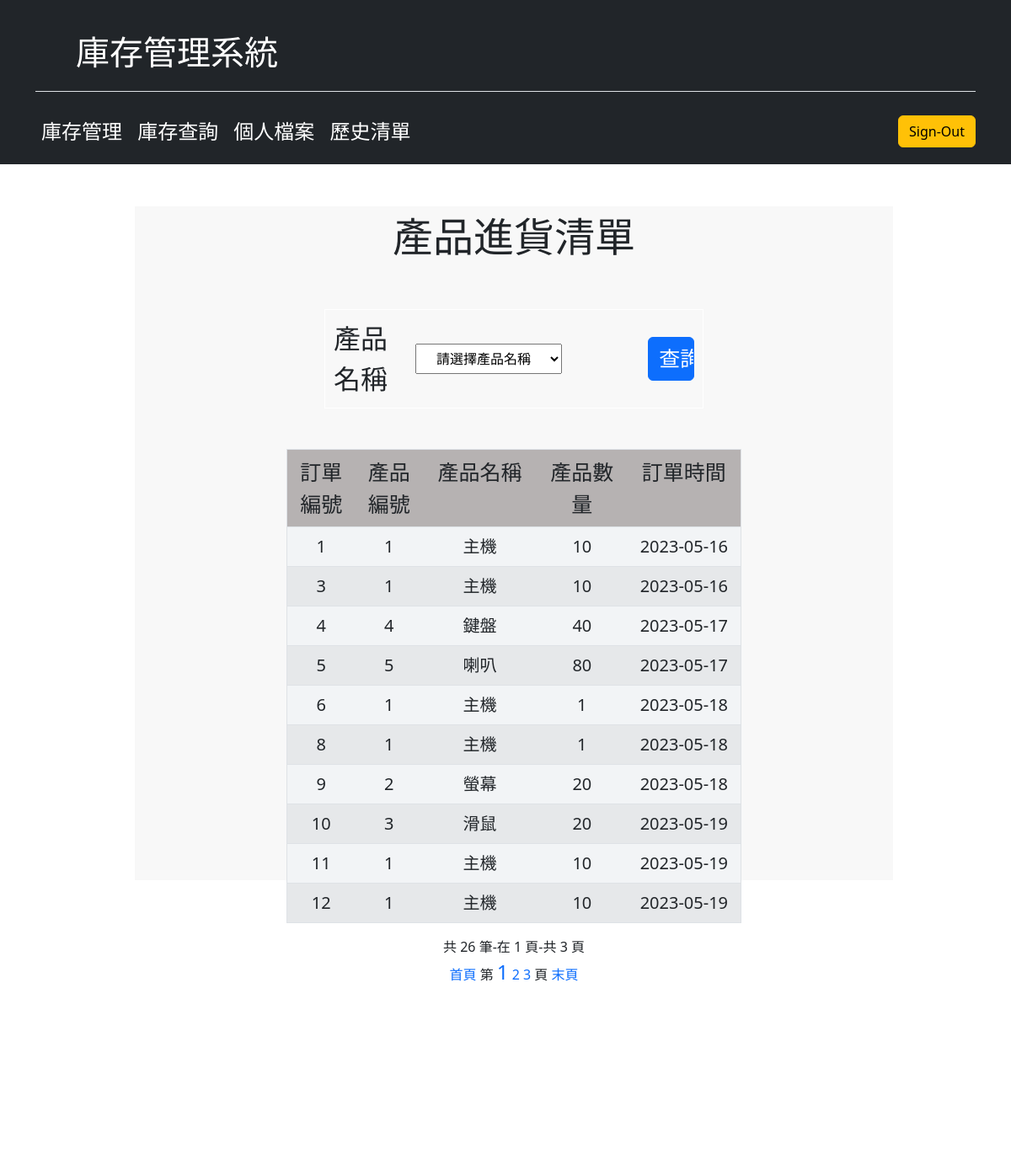
Page /record/buyrecord.php on the committed database.
### tables this page shows
CREATE TABLE `buyrecord` (
  `buy_id` int(11) NOT NULL,
  `product_id` int(11) NOT NULL,
  `buy_num` int(11) NOT NULL,
  `buy_date` date NOT NULL
);

CREATE TABLE `product` (
  `product_id` int(11) NOT NULL,
  `p_name` varchar(100) NOT NULL,
  `p_descrp` varchar(200) NOT NULL,
  `p_stock` int(11) NOT NULL
);

### record/buyrecord.php (the view, shortened to what this page needs)
<?php
include("../conn.php");
?>
<!DOCTYPE html>
<html lang="en">
<head>
  <link rel="stylesheet" href="../all.css">
</head>
<link href="../assets/dist/css/bootstrap.min.css" rel="stylesheet">
<body>
  <header class="p-3 text-bg-dark">
    <div class="container">
      <header class="d-flex flex-wrap justify-content-center py-3 mb-4 border-bottom">
        <a class="d-flex align-items-center mb-3 mb-md-0 me-md-auto link-body-emphasis text-decoration-none">
          <svg class="bi me-2" width="40" height="32">
            <use xlink:href="#bootstrap" />
          </svg>
          <span class="fs-1 " style="color:white">庫存管理系統</span>
        </a>
      </header>
    </div>
    <div class="container">
      <div class="d-flex flex-wrap align-items-center justify-content-center justify-content-lg-start row">
        <div class="col-sm-8">
          <div class="subject" onmouseover="switchMenu( this, 'subch', 'MouseOver' )" onmouseout="hideMenu()">
            <font size="5">庫存管理</font>
          </div>
          <div class="subject"><a href="../search/chose.php?sid=<?php echo $_SESSION["ID"] ?>" style="color:#FFFFFF; text-decoration:none;">
              <font size="5">庫存查詢</font>
            </a></div>
          <div class="subject"><a href="../default.php?sid=<?php echo $_SESSION["ID"] ?>" style="color:#FFFFFF; text-decoration:none;">
              <font size="5">個人檔案</font>
            </a></div>
          <div class="subject" onmouseover="switchMenu( this, 'subch_2', 'MouseOver' )" onmouseout="hideMenu()">
            <font size="5">歷史清單</font>
          </div>
        </div>
        <div class="col-sm-4">
          <div class="text-end">
            <div class="subject">
            </div>
            <div class="btn btn-warning"><a href="../system/logout.php" style="color:#000000; text-decoration:none;">Sign-Out</a></div>
          </div>
        </div>
      </div>
    </div>
  </header>
  <div class="content" align='center'>
    <div class="main">
      <div>
        <font size="10">產品進貨清單</font>
      </div>
      <div class="pform" align="center">
        <table cellpadding=10 style="border-collapse:collapse; width:50%; height:auto; table-layout:fixed;">
          <form action="./buy_filter.php?sid=<?php echo $_SESSION["ID"] ?>" method="post" align="center" style="line-height: 10px;">
            <tr>
              <td>
                <font size="6">產品名稱</font>
              </td>
              <td colspan="2"><select name="p_id" id="p_id">
                  <option value="none" selected disabled hidden>請選擇產品名稱</option>
                </select></td>
              <td width="35%">
                <div id="right"><input type="submit" value="查詢" id="btn2" class="btn btn-primary"></div>
              </td>
            </tr>
          </form>
        </table><br /><br />
        <?php
        $SQL = "SELECT * FROM buyrecord B, product P WHERE B.product_id=P.product_id";
        echo "<table class='table table-striped table table-hover' style='width:60%; height:auto;' align='center'>";
        echo "<tr class='color1' style='height:10px'>
                  <td style='width:15%;' align='center'>訂單編號</td>
                  <td style='width:15%;' align='center'>產品編號</td>
                  <td style='width:25%;' align='center'>產品名稱</td>
                  <td style='width:20%;' align='center'>產品數量</td>
                  <td style='width:25%;' align='center'>訂單時間</td>
                  </tr>";
        if ($result = mysqli_query($link, $SQL)) {
          $data_nums = mysqli_num_rows($result);
          $per = 10;
          $pages = ceil($data_nums / $per);
          if (!isset($_GET["page"])) {
            $page = 1;
          } else {
            $page = intval($_GET["page"]);
          }
          $start = ($page - 1) * $per;
          $result = mysqli_query($link, $SQL.' LIMIT '.$start.', '.$per) or die("Error");
          while ($row = mysqli_fetch_assoc($result)) {
            echo "<tr class='color3' style='height:10px'>
                      <td align='center'>" . $row["buy_id"] . "</td>
                      <td align='center'>" . $row["product_id"] . "</td>
                      <td align='center'>" . $row["p_name"] . "</td>
                      <td align='center'>" . $row["buy_num"] . "</td>
                      <td align='center'>" . $row["buy_date"] . "</td></tr>";
          }
        }
        echo "</table>";
        ?>
        <?php
        echo '共 ' . $data_nums . ' 筆-在 ' . $page . ' 頁-共 ' . $pages . ' 頁';
        echo "<br /><a href=?page=1 style='text-decoration:none;'>首頁</a> ";
        echo "第 ";
        for ($i = 1; $i <= $pages; $i++) {
          if ($page - 3 < $i && $i < $page + 3) {
            if($i == $page){
              echo "<a href=?page=" . $i . " style='text-decoration:none;'><font size='5'>" . $i . "</font></a> ";
            }else{
              echo "<a href=?page=" . $i . " style='text-decoration:none;'>" . $i . "</a> ";
            }
          }
        }
        echo " 頁 <a href=?page=" . $pages . " style='text-decoration:none;'>末頁</a><br /><br />";
        ?>
      </div>
    </div>
    <div class="adition" style="background-color:white;">
    </div>
</body>
</html>

### all.css (style rules this page uses)
body { font-family: PingFangSC-Regular, Verdana, Arial, 微软雅黑, 宋体; font-size: 18px; }
a { text-decoration: none; color: #FFFFFF; }
input, textarea, select { font-family:inherit; }
#left,#right { width:auto; height:25px; }
#right { text-align: right; width: 40%; height: auto; float: right; display: flex; justify-content: center; align-items: center; }
a { text-decoration: none; }
.content { width: auto; height: 800px; background-color: white; float: center; }
.main { width: 75%; height: 100%; background-color: rgb(248,248,248); float: center; margin-top: 50px; margin-bottom: 50px; margin-right: 30px; margin-left: 50px; }
.adition { width: 18%; height: 250px; background-color: rgb(248,248,248); margin-top: 50px; float: left; }
.subject { color:#FFFFFF; cursor:pointer; display:inline-block; padding:5px; margin:0px; width: 110px; height: auto; text-align:center; }
table { width: 100%; height: 100%; border-collapse:collapse; }
table,th,td { border:1px solid white; }
.color1 { background-color:#c0bbbb; color: white; text-align: center; font-size: 25px; }
.color3 { background-color:#f2f4f6; font-size: 20px; }
.pform { width: 100%; height: 500px; float: center; margin-top: 50px; margin-right: 50px; margin-left: 50x; }
select,input { font-size: 15px; padding:5px; width:100%; text-align: center; text-align-last: center; }
#btn2 { font-size: 25px; }

### record/buyrecord.php (style rules this page uses)
.bi { vertical-align: -.125em; fill: currentColor; }

### rows in the picture
buyrecord: buy_id "1", product.product_id "1", product.p_name "主機", buy_num "10", buy_date "2023-05-16"
buyrecord: buy_id "3", product.product_id "1", product.p_name "主機", buy_num "10", buy_date "2023-05-16"
buyrecord: buy_id "4", product.product_id "4", product.p_name "鍵盤", buy_num "40", buy_date "2023-05-17"
buyrecord: buy_id "5", product.product_id "5", product.p_name "喇叭", buy_num "80", buy_date "2023-05-17"
buyrecord: buy_id "6", product.product_id "1", product.p_name "主機", buy_num "1", buy_date "2023-05-18"
buyrecord: buy_id "8", product.product_id "1", product.p_name "主機", buy_num "1", buy_date "2023-05-18"
buyrecord: buy_id "9", product.product_id "2", product.p_name "螢幕", buy_num "20", buy_date "2023-05-18"
buyrecord: buy_id "10", product.product_id "3", product.p_name "滑鼠", buy_num "20", buy_date "2023-05-19"
buyrecord: buy_id "11", product.product_id "1", product.p_name "主機", buy_num "10", buy_date "2023-05-19"
buyrecord: buy_id "12", product.product_id "1", product.p_name "主機", buy_num "10", buy_date "2023-05-19"

### other values in the picture
$data_nums "26"
$page "1"
$pages "3"
